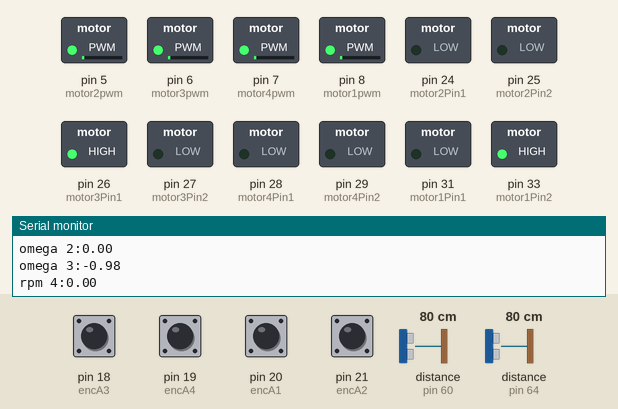
This sketch was run on a simulated Arduino Mega 2560, built with avr-gcc and run on an emulated ATmega2560. On the bench: switched loads named in the sketch (green lamp = pin HIGH), the last lines printed to the serial monitor. Wiring (inferred from the names in the program): 2 × ultrasonic range finder: trigger pin 59, echo pin 60 / trigger pin 63, echo pin 64. The test bench sets the inputs (shaded band); at power-on: pin 18 (encA3), pin 19 (encA4), pin 20 (encA1), pin 21 (encA2) HIGH, distance to the obstacle (sensors on pin 60, pin 64) 80 cm. The echo pulse lasts 58.3 µs per cm; pins used as bus, display or sensor lines are not drawn.

Above: at 1.8 s.
1.9 s: distance to the obstacle (sensor on pin 60) set to 2 cm
At 3.0 s:
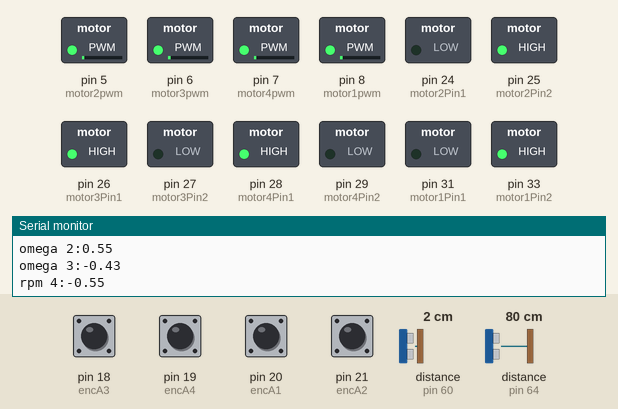
6.1 s: distance to the obstacle (sensor on pin 64) set to 20 cm
7.9 s: distance to the obstacle (sensor on pin 64) set to 16 cm
At 9.3 s:
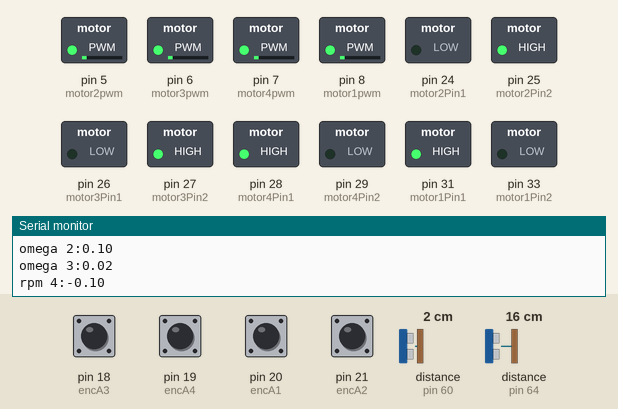
12.1 s: distance to the obstacle (sensor on pin 60) set to 6 cm
At 13.3 s:
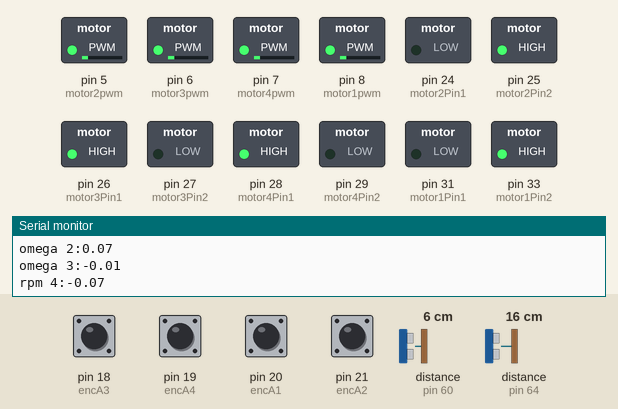
16.3 s: distance to the obstacle (sensor on pin 60) set to 15 cm
18.6 s: distance to the obstacle (sensor on pin 60) set to 18 cm
At 20.0 s:
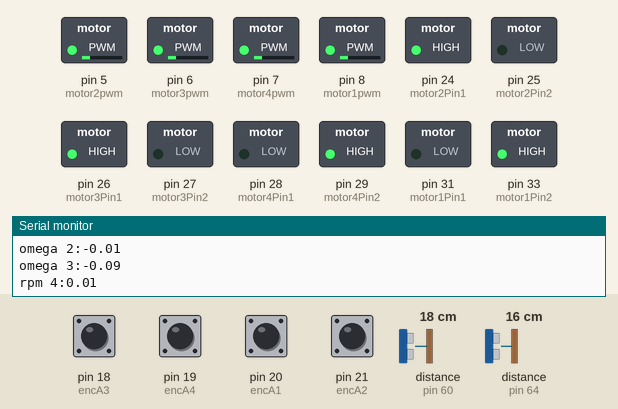
Timing chart, 0 to 21.6 s (numbered marks = the images above; inputs shaded):
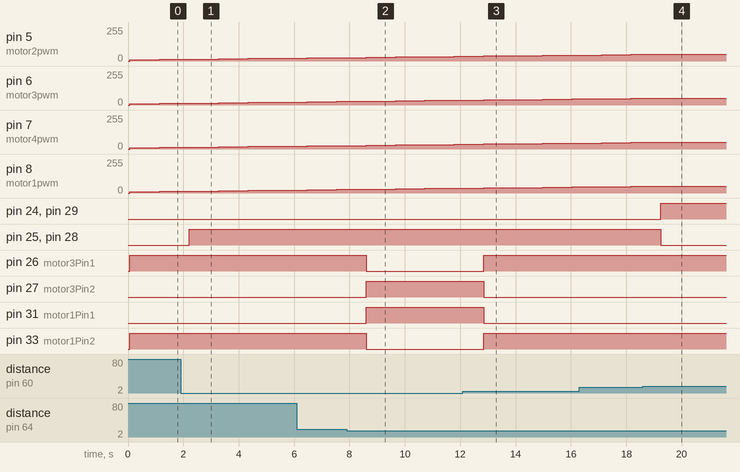

Measured:
- the behaviour switches between 19 and 18 cm on distance to the obstacle (sensor on pin 64) (found by bisection; images 1 and 2)
- the behaviour switches between 4 and 5 cm on distance to the obstacle (sensor on pin 60) (found by bisection; images 2 and 3)
- the behaviour switches between 16 and 17 cm on distance to the obstacle (sensor on pin 60) (found by bisection; images 3 and 4)
- after the input at 1.9 s, pin 25 (motor2Pin2), pin 28 (motor4Pin1): LOW → HIGH after 0.31 s
- after the input at 7.9 s, pin 26 (motor3Pin1), pin 33 (motor1Pin2): HIGH → LOW after 0.70 s; pin 27 (motor3Pin2), pin 31 (motor1Pin1): LOW → HIGH after 0.70 s
- after the input at 12.1 s, pin 26 (motor3Pin1), pin 33 (motor1Pin2): LOW → HIGH after 0.75 s; pin 27 (motor3Pin2), pin 31 (motor1Pin1): HIGH → LOW after 0.75 s
- after the input at 18.6 s, pin 24 (motor2Pin1), pin 29 (motor4Pin2): LOW → HIGH after 0.64 s; pin 25 (motor2Pin2), pin 28 (motor4Pin1): HIGH → LOW after 0.64 s

The sketch:

sketch_oct25c.ino
```cpp
// Pin motor
const int motor1Pin1 = 31;
const int motor1Pin2 = 33;
const int motor1pwm = 8;

const int motor2Pin1 = 24;
const int motor2Pin2 = 25;
const int motor2pwm = 5;

const int motor3Pin1 = 26;
const int motor3Pin2 = 27;
const int motor3pwm = 6;

const int motor4Pin1 = 28;
const int motor4Pin2 = 29;
const int motor4pwm = 7;

// Pin sensor ultrasonik
const int trigPinFront = 59;   // Sensor ultrasonik depan (untuk y-axis)
const int echoPinFront = 60;

const int trigPinSide = 63;   // Sensor ultrasonik samping (untuk x-axis)
const int echoPinSide = 64;

// Definisi pin encoder
const int encA2 = 21;
const int encB2 = 42;
const int encA1 = 20;
const int encB1 = 40;
const int encA3 = 18;
const int encB3 = 34;
const int encA4 = 19;
const int encB4 = 36;

// Konstanta robot
const float r = 6.05; // Jari-jari roda (cm)
const float l = 37.5; // Jarak dari pusat robot ke roda (cm)
const float K_p = 0.01; // Konstanta proporsional untuk kecepatan
const float pulse_per_rotation = 134;  // Pulse per rotasi motor

// Variabel PID untuk setiap motor
float Kp = 0.9;  // Koefisien proportional
float Ki = 0.3;  // Koefisien integral
float Kd = 0.02;  // Koefisien derivative
float previousError1 = 0, previousError2 = 0, previousError3 = 0, previousError4 = 0;
float integral1 = 0, integral2 = 0, integral3 = 0, integral4 = 0;

// Variabel pulse encoder
volatile long pulse1 = 0, pulse2 = 0, pulse3 = 0, pulse4 = 0;
unsigned long lastTime = 0;
unsigned long lastUltrasonicTime = 0;

#define PI 3.14

// Definisikan batas maksimum dan minimum RPM
float maxRPM = 15.0;  // RPM maksimum yang diizinkan
float minRPM = 8.0;  // RPM minimum yang diizinkan

void setup() {
  // Setup pin motor
  pinMode(motor1Pin1, OUTPUT);
  pinMode(motor1Pin2, OUTPUT);
  pinMode(motor2Pin1, OUTPUT);
  pinMode(motor2Pin2, OUTPUT);
  pinMode(motor3Pin1, OUTPUT);
  pinMode(motor3Pin2, OUTPUT);
  pinMode(motor4Pin1, OUTPUT);
  pinMode(motor4Pin2, OUTPUT);

  pinMode(motor1pwm, OUTPUT);
  pinMode(motor2pwm, OUTPUT);
  pinMode(motor3pwm, OUTPUT);
  pinMode(motor4pwm, OUTPUT);

  // Setup pin sensor ultrasonik
  pinMode(trigPinFront, OUTPUT);
  pinMode(echoPinFront, INPUT);
  pinMode(trigPinSide, OUTPUT);
  pinMode(echoPinSide, INPUT);

  // Setup pin encoder
  pinMode(encA1, INPUT_PULLUP);
  pinMode(encB1, INPUT_PULLUP);
  pinMode(encA2, INPUT_PULLUP);
  pinMode(encB2, INPUT_PULLUP);
  pinMode(encA3, INPUT_PULLUP);
  pinMode(encB3, INPUT_PULLUP);
  pinMode(encA4, INPUT_PULLUP);
  pinMode(encB4, INPUT_PULLUP);

  attachInterrupt(digitalPinToInterrupt(encA1), readEncoder1, RISING);
  attachInterrupt(digitalPinToInterrupt(encA2), readEncoder2, RISING);
  attachInterrupt(digitalPinToInterrupt(encA3), readEncoder3, RISING);
  attachInterrupt(digitalPinToInterrupt(encA4), readEncoder4, RISING);

  lastTime = millis();
  Serial.begin(9600);  // Untuk debugging
}

// Fungsi untuk membaca pulse encoder motor 1
void readEncoder1() {
  if (digitalRead(encB1) == 0) {
    pulse1--;  // Putar mundur
  } else {
    pulse1++;  // Putar maju
  }
}

// Fungsi untuk membaca pulse encoder motor 2
void readEncoder2() {
  if (digitalRead(encB2) == 0) {
    pulse2--;
  } else {
    pulse2++;
  }
}

// Fungsi untuk membaca pulse encoder motor 3
void readEncoder3() {
  if (digitalRead(encB3) == 0) {
    pulse3--;
  } else {
    pulse3++;
  }
}

// Fungsi untuk membaca pulse encoder motor 4
void readEncoder4() {
  if (digitalRead(encB4) == 0) {
    pulse4--;
  } else {
    pulse4++;
  }
}

// Fungsi untuk menghitung RPM dari jumlah pulse
float calculateRPM(long pulseCount) {
  return (pulseCount / pulse_per_rotation) * 60;  // Pulse per rotasi -> RPM
}

// Fungsi untuk membaca sensor ultrasonik
float readUltrasonic(int trigPin, int echoPin) {
  digitalWrite(trigPin, LOW);
  delayMicroseconds(2);
  digitalWrite(trigPin, HIGH);
  delayMicroseconds(10);
  digitalWrite(trigPin, LOW);

  long duration = pulseIn(echoPin, HIGH);  // Durasi pulsa dalam microseconds
  float distance = duration * 0.034 / 2;  // Jarak dalam cm
  return distance;
}

// Fungsi untuk mengonversi rad/s ke RPM
float radToRPM(float omega) {
  return (omega * 60) / (2 * PI);
}

// Fungsi untuk mengontrol motor menggunakan PID dan arah motor berdasarkan omega
void moveMotorByPID(float desiredRPM, float actualRPM, int pinA, int pinB, int pinPWM, float* previousError, float* integral, float omega) {

  float error = abs(desiredRPM) - abs(actualRPM);  // Error hanya berdasarkan desiredRPM (kecepatan)
  *integral += error;  // Hitung bagian integral
  float derivative = error - *previousError;  // Hitung bagian derivative
  *previousError = error;  // Simpan error sebelumnya untuk perhitungan berikutnya

  // Rumus PID: Kp * error + Ki * integral + Kd * derivative
  float pidOutput = (Kp * error) + (Ki * *integral) + (Kd * derivative);

  // Konversikan nilai PID menjadi nilai PWM (batasi nilai antara 0 dan 255)
  int pwm = abs(pidOutput);  // Gunakan nilai absolut dari output PID untuk PWM
  pwm = constrain(pwm, 0, 50);  // Batasi nilai PWM antara 0 dan 255

  // Kontrol arah dan kecepatan motor berdasarkan tanda dari omega (positif atau negatif)
  controlMotor(pinA, pinB, pinPWM, pwm, omega);
}

// Fungsi untuk mengontrol arah dan kecepatan motor berdasarkan output PID dan tanda omega
void controlMotor(int pinA, int pinB, int pinPWM, float pwmValue, float omega) {

  // Jika omega positif, motor berputar searah jarum jam (CW)
  if (omega > 0) {
    digitalWrite(pinA, LOW);  // Arahkan motor untuk berputar CW
    digitalWrite(pinB, HIGH);
  }
  // Jika omega negatif, motor berputar berlawanan arah jarum jam (CCW)
  else if (omega < 0) {
    digitalWrite(pinA, HIGH);  // Arahkan motor untuk berputar CCW
    digitalWrite(pinB, LOW);
  }
  // Jika omega nol, motor berhenti
  else {
    digitalWrite(pinA, LOW);
    digitalWrite(pinB, LOW);
  }

  // Kirimkan nilai PWM ke motor
  analogWrite(pinPWM, pwmValue);
}

// Fungsi untuk normalisasi nilai RPM
float normalizeRPM(float rpm) {
  if (rpm > maxRPM) {
    return maxRPM;  // Jika RPM melebihi batas maksimum, kembalikan nilai maksimum
  } else if (rpm < minRPM) {
    return minRPM;  // Jika RPM kurang dari batas minimum, kembalikan nilai minimum
  }
  return rpm;  // Jika dalam rentang, kembalikan nilai RPM apa adanya
}

// Fungsi untuk mengontrol semua motor dengan menggunakan inverse kinematics dan PID control
void moveRobot(float V_x, float V_y, float W) {

  // Hitung omega untuk arah berdasarkan kinematika invers
  float omega1 = (-0.707 * V_x) + (0.707 * V_y) + W;
  float omega2 = (-0.707 * V_x) - (0.707 * V_y) + W;
  float omega3 = (0.707 * V_x) - (0.707 * V_y) + W;
  float omega4 = (0.707 * V_x) + (0.707 * V_y) + W;

  // Konversi dari rad/s ke RPM
  float rpm1 = radToRPM(abs(omega1));  // Desired RPM hanya menggunakan nilai absolut dari omega
  float rpm2 = radToRPM(abs(omega2));
  float rpm3 = radToRPM(abs(omega3));
  float rpm4 = radToRPM(abs(omega4));

  rpm1 = normalizeRPM(rpm1);
  rpm2 = normalizeRPM(rpm2);
  rpm3 = normalizeRPM(rpm3);
  rpm4 = normalizeRPM(rpm4);

  Serial.print("rpm 1:");
  Serial.println(rpm1);

  Serial.print("rpm 2:");
  Serial.println(rpm2);

  Serial.print("rpm 3:");
  Serial.println(rpm3);

  Serial.print("rpm 4:");
  Serial.println(rpm4);

  Serial.print("omega 1:");
  Serial.println(omega1);

  Serial.print("omega 2:");
  Serial.println(omega2);

  Serial.print("omega 3:");
  Serial.println(omega3);

  Serial.print("rpm 4:");
  Serial.println(omega4);


  /*
  rpm1 = normalizeRPM(rpm1);
  rpm2 = normalizeRPM(rpm2);
  rpm3 = normalizeRPM(rpm3);
  rpm4 = normalizeRPM(rpm4);
  */


  // Kontrol setiap motor menggunakan PID untuk kecepatan, dan omega untuk arah
  moveMotorByPID(rpm1, calculateRPM(pulse1), motor1Pin1, motor1Pin2, motor1pwm, &previousError1, &integral1, omega1);
  moveMotorByPID(rpm2, calculateRPM(pulse2), motor2Pin1, motor2Pin2, motor2pwm, &previousError2, &integral2, omega2);
  moveMotorByPID(rpm3, calculateRPM(pulse3), motor3Pin1, motor3Pin2, motor3pwm, &previousError3, &integral3, omega3);
  moveMotorByPID(rpm4, calculateRPM(pulse4), motor4Pin1, motor4Pin2, motor4pwm, &previousError4, &integral4, omega4);
}

void loop() {
  // Baca sensor ultrasonik setiap 100 ms
  float jarak_x = readUltrasonic(trigPinSide, echoPinSide);    // Jarak di sumbu x
  float jarak_y = readUltrasonic(trigPinFront, echoPinFront);  // Jarak di sumbu y

  // Hitung delta jarak dari setpoint (misalnya setpoint = 10 cm)
  float delta_x = (jarak_x -10)*-1; // Set ke 0 jika tidak ada gerakan sumbu X
  float delta_y = jarak_y - 10; // Misalnya setpoint di sumbu y adalah 30 cm

  // Konversi delta jarak ke kecepatan linear (m/s)
  float V_x = K_p * delta_x;
  float V_y = K_p * delta_y;

  Serial.print("x :");
  Serial.println(jarak_x);

  Serial.print("y :");
  Serial.println(jarak_y);


  // Jalankan robot dengan kecepatan yang dihitung
  moveRobot(V_x, V_y, 0);  // Tanpa rotasi (W = 0)

  delay(1000);

  // Reset pulse counter setiap 1 detik untuk menghitung RPM feedback dari encoder
  if (millis() - lastTime >= 100) {
    pulse1 = 0;
    pulse2 = 0;
    pulse3 = 0;
    pulse4 = 0;
    lastTime = millis();
  }
}
```
